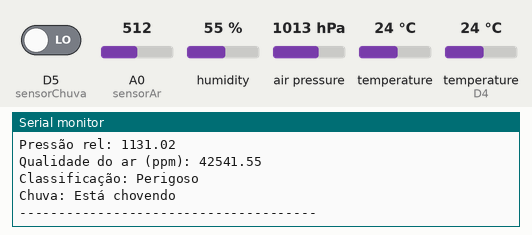
Simulated run of this sketch. Board: ESP8266 (NodeMCU). Parts: the last lines printed to the serial monitor. The test bench sets the inputs (shaded band); at power-on: A0 (sensorAr) = 512, D5 (sensorChuva) LOW, humidity 55 %, air pressure 1013 hPa, temperature (sensor on D4) 24 °C, temperature 24 °C. WiFi joins after 1.5 s; servers stay silent unless stated; random numbers use the default seed unless the sketch sets one; no MQTT or app messages arrive unless stated.

Above: at 2.7 s.
2.8 s: A0 (sensorAr) set to 40
At 11.96 s:
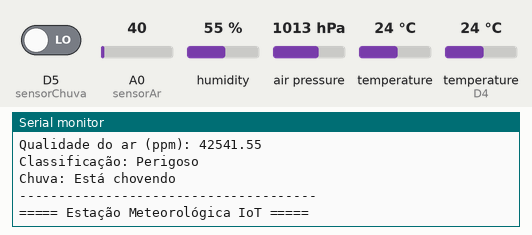
13.5 s: D5 (sensorChuva) driven HIGH
23.7 s: A0 (sensorAr) set to 60
At 33.5 s:
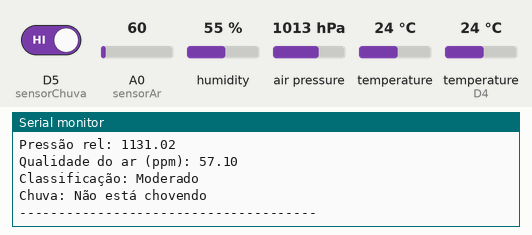
33.9 s: humidity set to 22 %
41.6 s: air pressure set to 952 hPa
At 42.67 s:
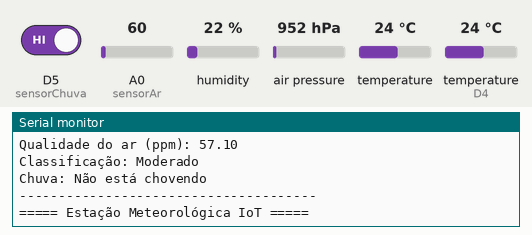
49.3 s: temperature (sensor on D4) set to 12 °C
At 54.2 s:
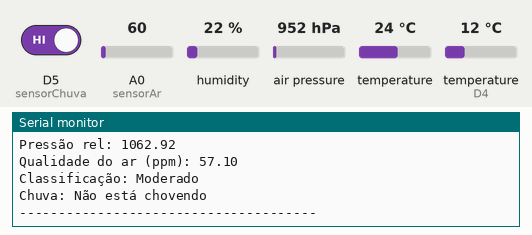
Timing chart, 0 to 55.7 s (numbered marks = the images above; inputs shaded):
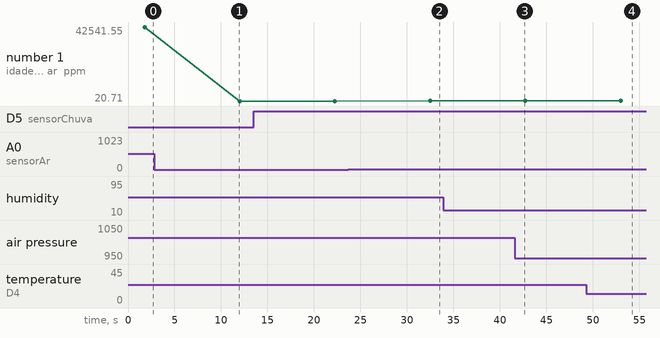

The sketch:

estacao-meteorologica.ino
```cpp
#include <ESP8266WiFi.h>
#include <PubSubClient.h>
#include <DHT.h>
#include <SFE_BMP180.h>
#include <Wire.h>

// ----------- WIFI -----------
#define STASSID "The Internet"
#define STAPSK "C0hUodP9Gw=="

const char* ssid = STASSID;
const char* pass = STAPSK;

// ----------- THINGSPEAK -----------
const char* server = "api.thingspeak.com";
String apiKey = "PUS08GJEPMRB3MGB";

// ----------- MQTT (HiveMQ) -----------
const char* mqtt_server = "broker.hivemq.com";
const int mqtt_port = 1883;

WiFiClient espClient;
PubSubClient mqttClient(espClient);

// ----------- DHT11 -----------
#define DHTPIN D4
#define DHTTYPE DHT11
DHT dht(DHTPIN, DHTTYPE);
float u = 0.0, t = 0.0;

// ----------- MQ135 -----------
int sensorAr = A0;
float R0 = 10.55;
float ppm = 0;
float sensor_volt, Rs, razao, ppm_log;

String classificarAr(float ppm) {
  if (ppm <= 50) return "Bom";
  if (ppm <= 100) return "Moderado";
  if (ppm <= 150) return "Insalubre (grupos sensíveis)";
  if (ppm <= 200) return "Insalubre";
  if (ppm <= 300) return "Muito insalubre";
  return "Perigoso";
}

// ----------- BMP180 -----------
SFE_BMP180 sensorP;
#define ALTITUDE 920
double tempBMP, pressao_abs, pressao_relativa;

// ----------- SENSOR DE CHUVA -----------
int sensorChuva = D5;
String chuva;

// ----------------------------------------------------

void lerDHT() {
  u = dht.readHumidity();
  t = dht.readTemperature();
}

void lerMQ135() {
  sensor_volt = analogRead(sensorAr) * (3.3 / 1023.0);

  if (sensor_volt < 0.1) {
    ppm = 0;
    return;
  }

  Rs = (3.3 - sensor_volt) / sensor_volt * 10.0;
  razao = Rs / R0;

  // Curva aproximada MQ135
  float m2 = -0.42;
  float b2 = 1.92;

  ppm_log = (log10(razao) - b2) / m2;
  ppm = pow(10, ppm_log);

  if (ppm < 0) ppm = 0;
}

void lerPressao() {
  if (sensorP.startTemperature() != 0) {
    sensorP.getTemperature(tempBMP);
    if (sensorP.startPressure(3) != 0) {
      sensorP.getPressure(pressao_abs, tempBMP);
      pressao_relativa = sensorP.sealevel(pressao_abs, ALTITUDE);
    }
  }
}

void lerChuva() {
  chuva = digitalRead(sensorChuva) ? "Não está chovendo" : "Está chovendo";
}

// ----------------------------------------------------

void setupMQTT() {
  mqttClient.setServer(mqtt_server, mqtt_port);
}

void reconnectMQTT() {
  while (!mqttClient.connected()) {
    String clientId = "ESP8266-" + String(random(0xffff), HEX);
    if (mqttClient.connect(clientId.c_str())) {
      Serial.println("MQTT conectado!");
    } else {
      delay(10000);
    }
  }
}

void enviarMQTT() {
  mqttClient.publish("mestrado/iot/aluno/silva/temperatura", String(t).c_str());
  mqttClient.publish("mestrado/iot/aluno/silva/umidade", String(u).c_str());
}

// ----------------------------------------------------
WiFiClient client;

void setup() {
  Serial.begin(115200);

  dht.begin();
  sensorP.begin();

  pinMode(sensorAr, INPUT);
  pinMode(sensorChuva, INPUT);

  Serial.println("Conectando ao WiFi...");
  WiFi.begin(ssid, pass);

  while (WiFi.status() != WL_CONNECTED) {
    Serial.print(".");
    delay(500);
  }

  Serial.println("\nWiFi conectado.");
  Serial.println(WiFi.localIP());


  setupMQTT();
}

// ----------------------------------------------------

void loop() {
  if (!mqttClient.connected()) {
    reconnectMQTT();
  }
  mqttClient.loop();

  Serial.println("===== Estação Meteorológica IoT =====");

  lerDHT();
  lerMQ135();
  lerPressao();
  lerChuva();

  String qualidadeTexto = classificarAr(ppm);

  // ENVIO AO THINGSPEAK
  if (client.connect(server, 80)) {
    String postStr = apiKey;
    postStr += "&field1=" + String(u);
    postStr += "&field2=" + String(t);
    postStr += "&field3=" + String(pressao_relativa);
    postStr += "&field4=" + String(pressao_abs);
    postStr += "&field5=" + String(ppm);
    postStr += "&field6=" + String(sensorChuva);
    postStr += "\r\n\r\n";

    client.print("POST /update HTTP/1.1\n");
    client.print("Host: api.thingspeak.com\n");
    client.print("Connection: close\n");
    client.print("X-THINGSPEAKAPIKEY: " + apiKey + "\n");
    client.print("Content-Type: application/x-www-form-urlencoded\n");
    client.print("Content-Length: " + String(postStr.length()) + "\n\n");
    client.print(postStr);
  }

    enviarMQTT();

  // SERIAL MONITOR
  Serial.print("Temperatura: "); Serial.println(t);
  Serial.print("Umidade: "); Serial.println(u);
  Serial.print("Pressão abs: "); Serial.println(pressao_abs);
  Serial.print("Pressão rel: "); Serial.println(pressao_relativa);
  Serial.print("Qualidade do ar (ppm): "); Serial.println(ppm);
  Serial.print("Classificação: "); Serial.println(qualidadeTexto);
  Serial.print("Chuva: "); Serial.println(chuva);
  Serial.println("--------------------------------------");

  client.stop();
  delay(10000);
}
```

Measured:
- after the input at 23.7 s, the serial monitor: prints a new line after 8.8 s (image 2)
- after the input at 49.3 s, the serial monitor: prints a new line after 3.7 s (image 4)
- plotted number 1: 42541.55 → 20.71 after the input at 2.8 s, 20.71 → 57.1 after the input at 23.7 s
